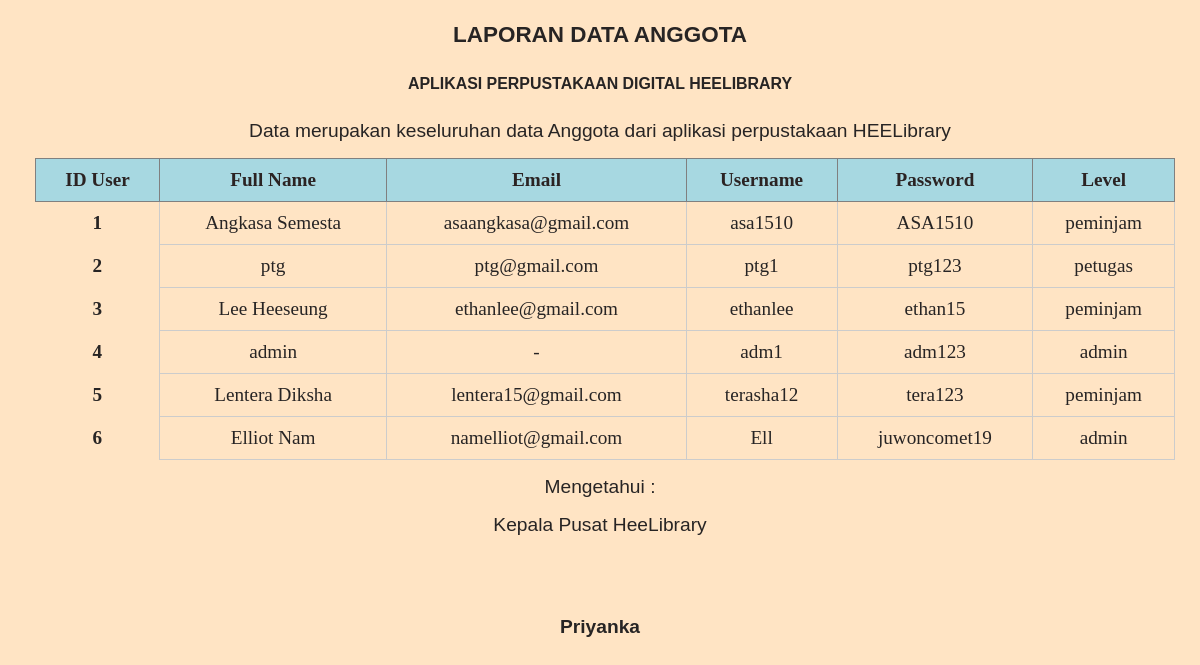
Page /heelibrary_new/adm/data/lap_agt.php on the committed database.
### tables this page shows
CREATE TABLE `user` (
  `IDuser` int(11) NOT NULL,
  `fullname` varchar(255) NOT NULL,
  `email` varchar(255) NOT NULL,
  `username` varchar(255) NOT NULL,
  `password` varchar(255) NOT NULL,
  `level` enum('admin','petugas','peminjam') NOT NULL
);

### heelibrary_new/adm/data/lap_agt.php (the view, shortened to what this page needs)
<!doctype html>
<html lang="en">
<head>
<link rel="stylesheet" type="text/css" href="../../lpr_pj.css">
</head>
<body>
<div class="container">
            <div class="row">
            <div class="col text-center mb-3">
                <h3 class="judul">LAPORAN DATA ANGGOTA</h3>
                <h5 class="judul">APLIKASI PERPUSTAKAAN DIGITAL HEELIBRARY</h5>
                <span>Data merupakan keseluruhan data Anggota dari aplikasi perpustakaan HEELibrary</span>
            </div>
            </div>
            <div class="row">
            <table class="table my-3">
                <thead class="table table-success">
                    <tr>
                    <th scope="col">ID User</th>
                    <th scope="col">Full Name</th>
                    <th scope="col">Email</th>
                    <th scope="col">Username</th>
                    <th scope="col">Password</th>
                    <th scope="col">Level</th>
                    </tr>
                </thead>
                <?php
                include '../../koneksi/koneksi.php';
                $data = mysqli_query($koneksi, "SELECT * FROM user");
                while ($d = mysqli_fetch_array($data)) {
                ?>
                <tbody>
                    <tr>
                    <th scope="row"><?php echo $d['IDuser'];?></th>
                    <td><?php echo $d['fullname'];?></td>
                    <td><?php echo $d['email'];?></td>
                    <td><?php echo $d['username'];?></td>
                    <td><?php echo $d['password'];?></td>
                    <td><?php echo $d['level'];?></td>
                    </tr>
                </tbody>
                <?php
                }
                ?>
                </table>
            </div>
            <div class="row">
            <div class="col">
                <p style="line-height: 1rem;">Mengetahui :</p>
                <p>Kepala Pusat HeeLibrary</p>
                <p style="margin-top: 5rem;"><b>Priyanka</b></p>
            </div>
        </div>
        </div>
</body>
</html>

### heelibrary_new/css/lpr_pj.css (style rules this page uses)
body { font-family: Arial, sans-serif; margin: 0; padding: 0; background-color: bisque; color: rgb(39, 36, 36); font-size: larger; }
.container { width: 100%; justify-content: center; align-items: center; }
.row { display: flex; align-items: left; justify-content: center; flex-direction: column; text-align: center; }
table { margin-left: 35px; width: 95%; border-collapse: collapse; margin-top: 1rem; font-family: Georgia, 'Times New Roman', Times, serif; border-color: darkgrey; }
thead th { background-color: #a7d8e1; color: rgb(43, 35, 35); padding: 10px; text-align: center; border: 1px solid gray; }
tbody td { text-align: center; padding: 10px; border-bottom: 1px solid #ccc; border-left: 1px solid #ccc; border-right: 1px solid #ccc; border-top: 1px solid #ccc; }

### rows in the picture
user: IDuser "1", fullname "Angkasa Semesta", email "asaangkasa@gmail.com", username "asa1510", password "ASA1510", level "peminjam"
user: IDuser "2", fullname "ptg", email "ptg@gmail.com", username "ptg1", password "ptg123", level "petugas"
user: IDuser "3", fullname "Lee Heeseung", email "ethanlee@gmail.com", username "ethanlee", password "ethan15", level "peminjam"
user: IDuser "4", fullname "admin", email "-", username "adm1", password "adm123", level "admin"
user: IDuser "5", fullname "Lentera Diksha", email "lentera15@gmail.com", username "terasha12", password "tera123", level "peminjam"
user: IDuser "6", fullname "Elliot Nam", email "namelliot@gmail.com", username "Ell", password "juwoncomet19", level "admin"
